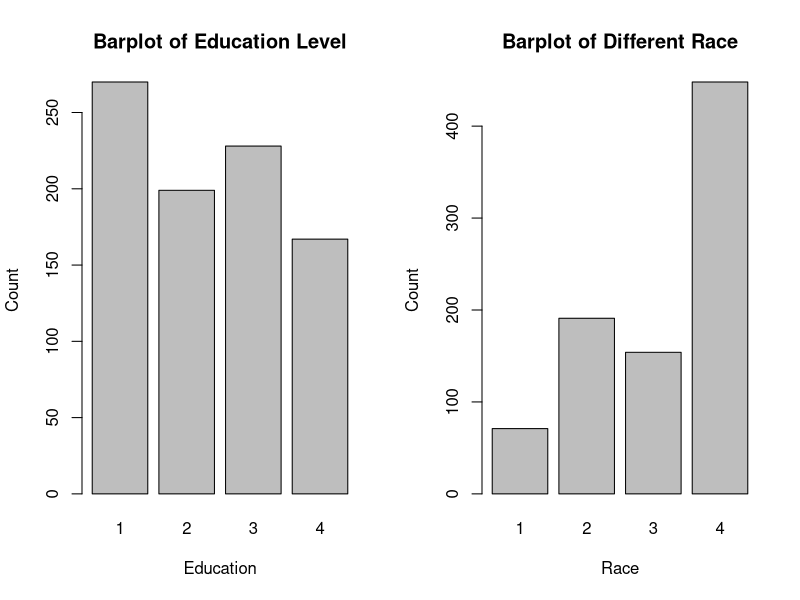
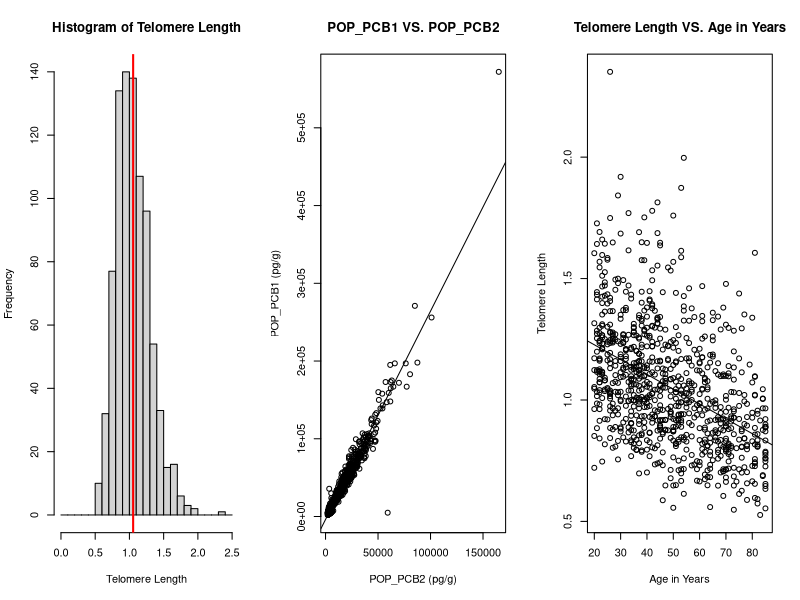

Reproduce these figures in R, in order.
## ---- chunk 1
n <- 864
df <- read.csv(file="pollutants.csv")
# the X variables is the same as the index so we can delete it
df = df[,-1]
# since the five kinds of cells other than white blood cells
# are all recorded in percentage, out of white blood cells,
# we first multiply all five by the count of white blood cells
# to get the count of each.
df[21] = df[20] * df[21] / 100
df[22] = df[20] * df[22] / 100
df[23] = df[20] * df[23] / 100
df[24] = df[20] * df[24] / 100
df[25] = df[20] * df[25] / 100
# names(df)[which(names(df)=="lymphocyte_pct")]  = "lymphocyte_count"
# names(df)[which(names(df)=="monocyte_pct")]    = "monocyte_count"
# names(df)[which(names(df)=="eosinophils_pct")] = "eosinophils_count"
# names(df)[which(names(df)=="basophils_pct")]   = "basophils_count"
# names(df)[which(names(df)=="neutrophils_pct")] = "neutrophils_count"
# categorical variates should be treated as factor.
df[,"edu_cat"]  = factor(df[,"edu_cat"])#,levels=c("< High School","High School","College","College Graduate"))
df[,"race_cat"] = factor(df[,"race_cat"])
df[,"male"]     = factor(df[,"male"])
df[,"smokenow"] = factor(df[,"smokenow"])
## ---- chunk 2
# sub-dataframes.
# sub-dataframes include length and all the pollutants elements
pollutants <- df[,c(1, 2:19)]
# sub-dataframes include length and all the cell elements
cells      <- df[,c(1,20:25)]
# sub-dataframes include length, smoke years, smoke now ,and cotinine
smoke      <- df[,c(1,31:33)]
# ub-dataframes include length, age, gender, education level, race level and BMI
others     <- df[,c(1,26:30)]
if (!(length(pollutants) == 1 + 18)) message("ERROR")
if (!(length(cells)      == 1 + 6))  message("ERROR")
if (!(length(smoke)      == 1 + 3))  message("ERROR")
if (!(length(others)     == 1 + 5))  message("ERROR")
## ---- chunk 3
y.smr = summary(df$length)
## ---- chunk 4
# get the mean of all the variables in pollutants
p.mean.vec = round(apply(pollutants, 2, FUN = mean)[-1], 4)
# get the range of all the variables in pollutants
p.range.vec = round(apply(pollutants, 2, FUN = function(col) range(col)[2]-range(col)[1])[-1], 4)
p.table = rbind(p.mean.vec, p.range.vec)
rownames(p.table) = c("mean", "range")
p.table
## ---- chunk 5
# get the mean of all the variables in cells
c.mean.vec = round(apply(cells, 2, FUN = mean)[-1], 4)
# get the range of all the variables in cells
names(c.mean.vec) = sapply(names(df)[20:25], FUN = function(str) substr(str, 1, nchar(str)-nchar("_count")))
c.mean.vec
## ---- chunk 6
num_nosmoke <- which(smoke$yrssmoke == min(smoke$yrssmoke))
num_largesmoke <- which(smoke$yrssmoke == max(smoke$yrssmoke))
## ---- chunk 7
round(c("BMI mean" = mean(others$BMI), "BMI range" = range(others$BMI)[2] - range(others$BMI)[1],
  "edu_cat 1" = sum(others$edu_cat==1), "edu_cat 2" = sum(others$edu_cat==2),
  "edu_cat 3" = sum(others$edu_cat==3), "edu_cat 4" = sum(others$edu_cat==4),
  "race_cat 1" = sum(others$race_cat==1), "race_cat 2" = sum(others$race_cat==2),
  "race_cat 3" = sum(others$race_cat==3), "race_cat 4" = sum(others$race_cat==4),
  "female" = sum(others$male==0), "male" = sum(others$male==1), "ageyrs mean" = mean(others$ageyrs),
  "ageyrs range" = range(others$ageyrs)[2] - range(others$ageyrs)[1]), 4)
## ---- chunk 8
par(mfrow = c(1, 2))
plot(others$edu_cat, xlab = "Education", ylab = "Count", main = "Barplot of Education Level")
plot(others$race_cat, xlab = "Race", ylab = "Count", main = "Barplot of Different Race")
## ---- chunk 9
df_cor = df[,-c(27,28,29,32)]
df_cor <- cor(df_cor)
max_cor <- max(df_cor[row(df_cor) != col(df_cor)])
min_cor <- min(df_cor[row(df_cor) != col(df_cor)])
cells_cor <- cor(cells)
cmax_cor <- max(cells_cor[row(cells_cor) != col(cells_cor)])
cmin_cor <- min(cells_cor[row(cells_cor) != col(cells_cor)])
round(c("max cor (df)" = max_cor, "min cor (df)" = min_cor, "max cor (cells)" = cmax_cor,
"min cor (cells)" = cmin_cor), 4)
## ---- chunk 10
pollutants_cor <- cor(pollutants)
pollutants_cor_len <- pollutants_cor[1,]
min_pollutants <- min(pollutants_cor_len[pollutants_cor_len != 1])
## ---- chunk 11
##round(c("length and yrssmoke" = cor(smoke[,c(1:2)])[1,2], "length and ln_lbxcot" = cor(smoke[,c(1,4)])[1,2],
##  "yrssmoke and ln_lbxcot" = cor(smoke[,c(2,4)])[1,2]), 4)
## ---- chunk 12
##round(c("length and BMI" = cor(others[,c(1:2)])[1,2], "length and ageyrs" = cor(others[,c(1,6)])[1,2],
##  "BMI and ageyrs" = cor(others[,c(2,6)])[1,2]), 4)
## ---- chunk 13
par(mfrow = c(1, 3))

hist(df$length, breaks = seq(0, 2.5, 0.1),
     xlab = "Telomere Length", 
     main = "Histogram of Telomere Length")
abline(v = mean(df$length), col = "red", lwd = 2)

plot(pollutants$POP_PCB1 ~ pollutants$POP_PCB2, main = "POP_PCB1 VS. POP_PCB2", 
     xlab = "POP_PCB2 (pg/g)", ylab = "POP_PCB1 (pg/g)")
abline(lm(pollutants$POP_PCB1 ~ pollutants$POP_PCB2))

plot(df$length ~ df$ageyrs, main = "Telomere Length VS. Age in Years", 
     xlab = "Age in Years", ylab = "Telomere Length")
abline(lm(df$length ~ df$ageyrs))
## ---- chunk 14

